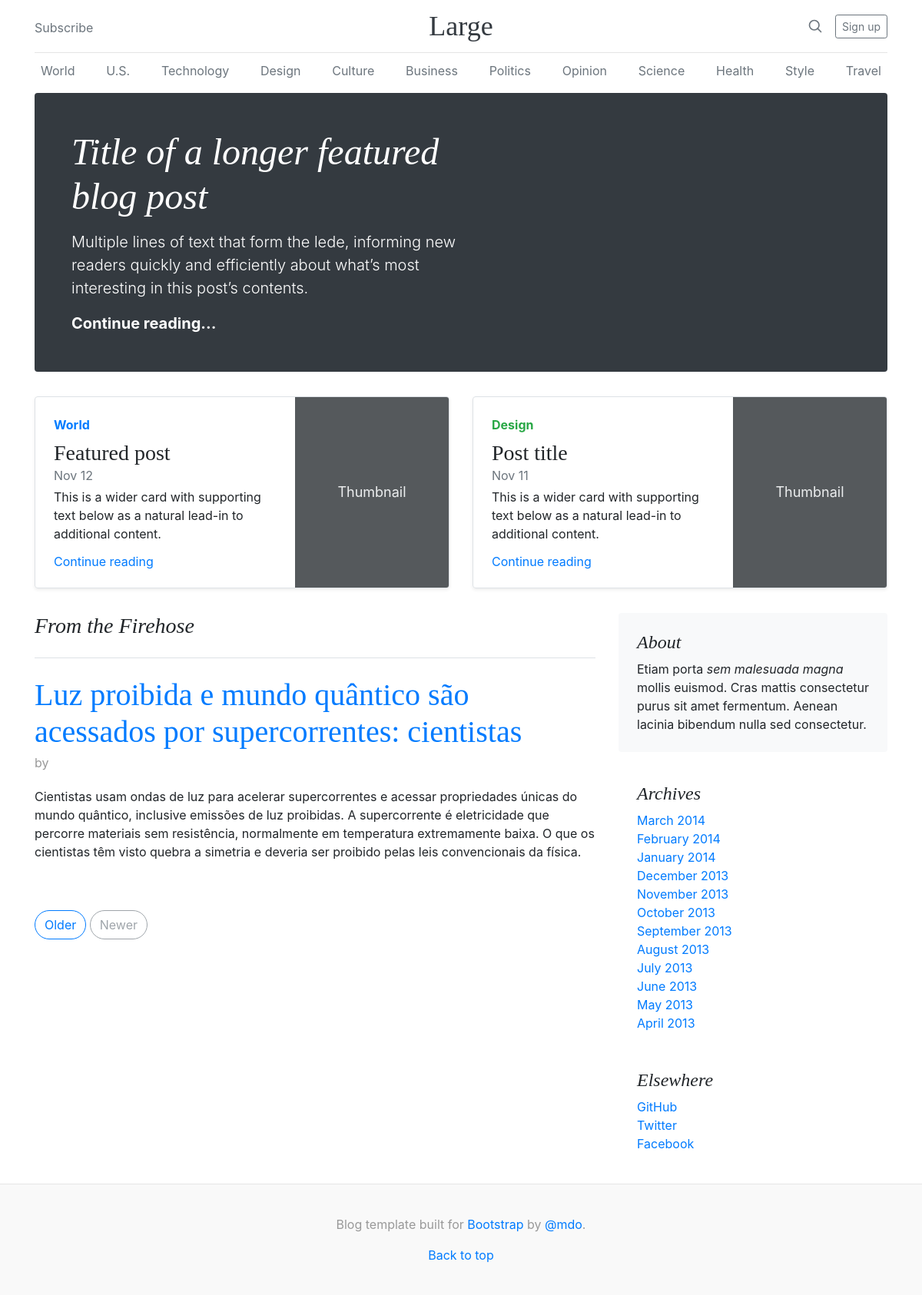
The page / on the database its author committed.
### blog/models.py (models this page shows, shortened)
class Post(models.Model):
    title = models.CharField(max_length=255)
    summary = RichTextField()
    content = RichTextUploadingField()
    author = models.ForeignKey(User, on_delete=models.PROTECT)
    create_at = models.DateField(auto_now_add=True)

### blog/views.py (the view)
# urls.py: 2. Add a URL to urlpatterns:  path('', views.home, name='home')
def home(request):
    post = Post.objects.all()
    return render (request, "home.html", {"posts": post })

### blog/templates/home.html
{% extends "layout.html" %}
{% block sub_header %}
<div class="jumbotron p-4 p-md-5 text-white rounded bg-dark">
    <div class="col-md-6 px-0">
      <h1 class="display-4 font-italic">Title of a longer featured blog post</h1>
      <p class="lead my-3">Multiple lines of text that form the lede, informing new readers quickly and efficiently about what’s most interesting in this post’s contents.</p>
      <p class="lead mb-0"><a href="#" class="text-white font-weight-bold">Continue reading...</a></p>
    </div>
  </div>
  <div class="row mb-2">
    <div class="col-md-6">
      <div class="row no-gutters border rounded overflow-hidden flex-md-row mb-4 shadow-sm h-md-250 position-relative">
        <div class="col p-4 d-flex flex-column position-static">
          <strong class="d-inline-block mb-2 text-primary">World</strong>
          <h3 class="mb-0">Featured post</h3>
          <div class="mb-1 text-muted">Nov 12</div>
          <p class="card-text mb-auto">This is a wider card with supporting text below as a natural lead-in to additional content.</p>
          <a href="#" class="stretched-link">Continue reading</a>
        </div>
        <div class="col-auto d-none d-lg-block">
          <svg class="bd-placeholder-img" width="200" height="250" xmlns="http://www.w3.org/2000/svg" preserveAspectRatio="xMidYMid slice" focusable="false" role="img" aria-label="Placeholder: Thumbnail"><title>Placeholder</title><rect width="100%" height="100%" fill="#55595c"/><text x="50%" y="50%" fill="#eceeef" dy=".3em">Thumbnail</text></svg>
        </div>
      </div>
    </div>
    <div class="col-md-6">
      <div class="row no-gutters border rounded overflow-hidden flex-md-row mb-4 shadow-sm h-md-250 position-relative">
        <div class="col p-4 d-flex flex-column position-static">
          <strong class="d-inline-block mb-2 text-success">Design</strong>
          <h3 class="mb-0">Post title</h3>
          <div class="mb-1 text-muted">Nov 11</div>
          <p class="mb-auto">This is a wider card with supporting text below as a natural lead-in to additional content.</p>
          <a href="#" class="stretched-link">Continue reading</a>
        </div>
        <div class="col-auto d-none d-lg-block">
          <svg class="bd-placeholder-img" width="200" height="250" xmlns="http://www.w3.org/2000/svg" preserveAspectRatio="xMidYMid slice" focusable="false" role="img" aria-label="Placeholder: Thumbnail"><title>Placeholder</title><rect width="100%" height="100%" fill="#55595c"/><text x="50%" y="50%" fill="#eceeef" dy=".3em">Thumbnail</text></svg>
        </div>
      </div>
    </div>
  </div>
{% endblock %}
{% block content %}
<h3 class="pb-4 mb-4 font-italic border-bottom">
    From the Firehose
  </h3>
{% for post in posts %}
  <div class="blog-post">
    <h2 class="blog-post-title">
        <a href="/post/{{ post.pk}}">{{ post.title }}</a>
    </h2>
    <p class="blog-post-meta">{{post.created_at|date:'d, M Y' }} by <a href="#">{{ post.author.get_full_name}}</a></p>
    {{post.summary|safe}}
    </div>
  {% endfor %}
  <nav class="blog-pagination">
    <a class="btn btn-outline-primary" href="#">Older</a>
    <a class="btn btn-outline-secondary disabled" href="#" tabindex="-1" aria-disabled="true">Newer</a>
  </nav>
{% endblock %}

### blog/templates/layout.html (style rules this page uses)
.bd-placeholder-img { font-size: 1.125rem; text-anchor: middle; -webkit-user-select: none; -moz-user-select: none; -ms-user-select: none; user-select: none; }
h1, h2, h3, h4, h5, h6 { font-family: "Playfair Display", Georgia, "Times New Roman", serif; }
.display-4 { font-size: 2.5rem; }
@media (min-width: 768px) { .display-4 { font-size: 3rem; } }
@media (min-width: 768px) { .h-md-250 { height: 250px; } }
.blog-pagination { margin-bottom: 4rem; }
.blog-pagination > .btn { border-radius: 2rem; }
.blog-post { margin-bottom: 4rem; }
.blog-post-title { margin-bottom: .25rem; font-size: 2.5rem; }
.blog-post-meta { margin-bottom: 1.25rem; color: #999; }

### rows shown on the page
Post: title "Luz proibida e mundo quântico são acessados por supercorrentes: cientistas", summary "Cientistas usam ondas de luz para acelerar supercorrentes e acessar propriedades únicas do mundo quântico, inclusive emissões de luz proibidas. A supercorrente é eletricidade que percorre materiais sem resistência, normalmente em temperatura extremamente baixa. O que os cientistas têm visto quebra a simetria e deveria ser proibido pelas leis convencionais da física."
